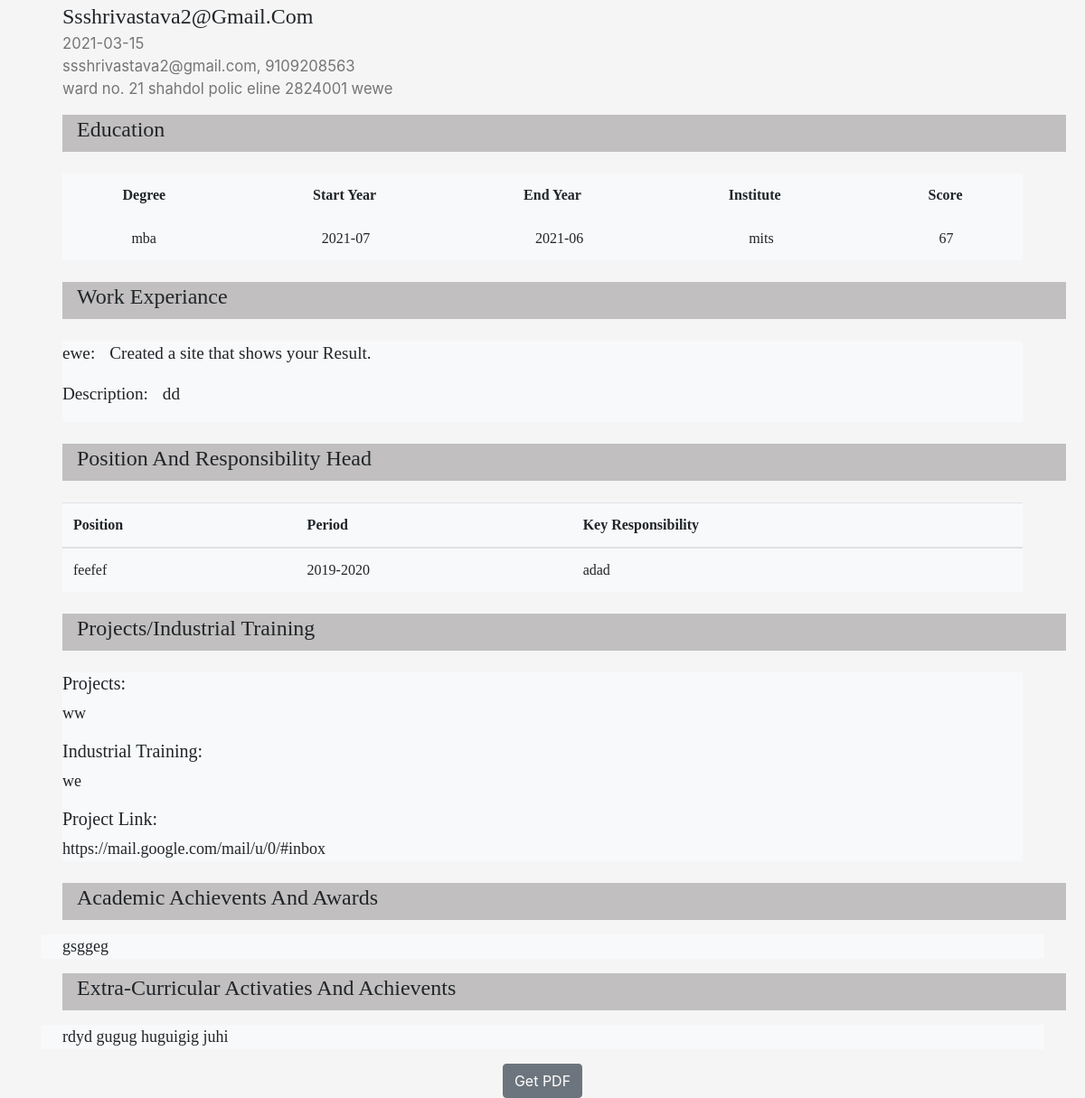
Page /site.html on the committed database.
### resume_maker/models.py (models this page shows)
class Person(models.Model):
    full_name = models.CharField(max_length=25)
    email = models.EmailField()
    phone = models.IntegerField()
    dateob = models.CharField(max_length=25)
    address = models.TextField()
    github = models.URLField(blank=True)
    linkedin = models.URLField(blank=True)

class EducatModel(models.Model):
    degree = models.CharField(max_length=25,null=True)
    start_yr = models.CharField(max_length=25)
    end_yr = models.CharField(max_length=25)
    institute = models.CharField(max_length=25)
    score=models.IntegerField()

class workModel(models.Model):
    profile = models.CharField(max_length=88)
    title = models.CharField(max_length=88)
    description = models.CharField(max_length=250)

class posModel(models.Model):
    first = models.CharField(default="Empty",blank=True,null=True, max_length=88)
    last = models.CharField(default="Empty",blank=True,null=True, max_length=88)
    handle = models.CharField(default="Empty",blank=True,null=True, max_length=250)

class proModel(models.Model):
    project=models.CharField(max_length=80)
    industrial=models.CharField(max_length=80)
    projlink=models.URLField(blank=True,null=True)

class acaModel(models.Model):
    academic = models.CharField(max_length=250)

class extraModel(models.Model):
    extra = models.CharField(max_length=250)

### resume_maker/views.py (the view)
# urls.py: path('site.html', views.render_page, name='res'),
def render_page(request):
    global e
    objepersonal = Person.objects.all()
    c = len(objepersonal)
    realper = Person.objects.get(id=c)
    objeedu = EducatModel.objects.all()
    e = len(objeedu)
    print('3###########', e)
    realedu = EducatModel.objects.get(id=e)
    objework = workModel.objects.all()
    w = len(objework)
    realwork = workModel.objects.get(id=w)
    objepos = posModel.objects.all()
    p = len(objepos)
    realpos = posModel.objects.get(id=p)
    objepro = proModel.objects.all()
    pr = len(objepro)
    realpro = proModel.objects.get(id=pr)
    objeaca = acaModel.objects.all()
    ac = len(objeaca)
    realaca = acaModel.objects.get(id=ac)
    objextra = extraModel.objects.all()
    ob = len(objextra)
    realextra = extraModel.objects.get(id=ob)
    context = {
        "name": realper.full_name,
        "email": realper.email,
        "phone": realper.phone,
        "address": realper.address,
        'dob': realper.dateob,
        'github': realper.github,
        'linked': realper.linkedin,
        "degree": realedu.degree,
        'syear': realedu.start_yr,
        'eyear': realedu.end_yr,
        'institute': realedu.institute,
        'score': realedu.score,
        'profile': realwork.profile,
        'title': realwork.title,
        'description': realwork.description,
        'first': realpos.first,
        'last': realpos.last,
        'handle': realpos.handle,
        'project': realpro.project,
        'industrial': realpro.industrial,
        'projlink': realpro.projlink,
        'academic': realaca.academic,
        'extra': realextra.extra,
    }
    return render(request, "resume_maker/site.html", context)

### resume_maker/templates/resume_maker/site.html (shortened to what this page needs)
{% load static %}
<!doctype html>
<html lang="en">
<head>
    <link rel="stylesheet" href="https://stackpath.bootstrapcdn.com/bootstrap/4.1.3/css/bootstrap.min.css"
>
    <link rel="stylesheet" href="{% static "resume_maker/style.css" %}">
</head>
<body style="min-width: 420px">
<div id="invoice" class="container ">
    <header>
        <blockquote class=" blockquote mx-4
    "><span class="namehead variabletext">{{ name }}</span>
            <footer class="footerr">
                {{ dob }}
            </footer>
            <footer class="footerr">
                {{ email }}, {{ phone }}
            </footer>
            <footer class="footerr">
                {{ address }}
            </footer>
        </blockquote>
    </header>
    <article>
        <div style="width: 100%" class="mt-3 mx-4 d-flex flex-wrap align-items-center edu resinputt">
            <h4 class="mx-3 family">Education</h4>
        </div>
        <section class="m-4 bg-light mx-4" style="min-width: 392px">
            <table  class=" table table-borderless d-flex flex-column flex-wrap"
                   style="max-width: -webkit-fill-available;min-width: 392px">
                <thead>
                <tr class=" row d-flex flex-wrap justify-content-around">
                    <th scope="col" class="family">Degree</th>
                    <th scope="col" class="family">Start Year</th>
                    <th scope="col" class="family">End Year</th>
                    <th scope="col" class="family">Institute</th>
                    <th scope="col" class="family">Score</th>
                </tr>
                </thead>
                <tbody>
                <tr class=" row d-flex flex-wrap justify-content-around">
                    <td class="family">{{ degree }}</td>
                    <td class="family">{{ syear }}</td>
                    <td class="family">{{ eyear }}</td>
                    <td class="family">{{ institute }}</td>
                    <td class="family">{{ score }}</td>
                </tr>
                </tbody>
            </table>
        </section>
        {% if not profile == None %}
            <div style="width: 100%" class="mt-3 mx-4 d-flex flex-wrap align-items-center edu resinputt">
                <h4 class="mx-3 family">Work Experiance</h4>
            </div>
            <section class="m-4 bg-light  "style="font-size: larger">
                <div class="d-flex">
                    <p class="family">{{ profile }}:</p>
                    <p class="family mx-3">{{ title }}</p>
                </div>
                <div class="d-flex">
                    <p class="family">Description:</p>
                    <p class="font-weight-normal mx-3 family">{{ description }}</p>
                </div>
            </section>
        {% endif %}
            <section>
                <div style="width: 100%" class="mt-3 mx-4 d-flex flex-wrap align-items-center edu resinputt">
                    <h4 class="mx-3 family">Position And Responsibility Head</h4>
                </div>
                <table class="table m-4 pr-4 bg-light" style="max-width: -webkit-fill-available;">
                    <thead>
                    <tr>
                        <th class="family" scope="col">Position</th>
                        <th class="family" scope="col">Period</th>
                        <th class="family" scope="col">Key Responsibility</th>
                    </tr>
                    </thead>
                    <tbody>
                    <tr>
                        <td class="family" scope="row">{{ first }}</td>
                        <td class="family"> {{ last }}</td>
                        <td class="family">{{ handle }}</td>
                    </tr>
                    </tbody>
                </table>
            </section>
        <section>
            <div style="width: 100%" class="mt-3 mx-4 d-flex flex-wrap align-items-center edu resinputt">
                <h4 class="mx-3  family">Projects/Industrial Training</h4>
            </div>
            <div class="m-4  bg-light">
            <div class=" w-75 d-flex flex-column flex-wrap ">
                <h5 class="family">Projects:</h5>
                <p class="text-justify first family" style="font-size: large">{{ project }}</p>
                <h5 class="family">Industrial Training:</h5>
                <p class="text-justify first family" style="font-size: large">{{ industrial }}</p>
                <h5 class="family">Project Link:</h5>
                <a href="{{ projlink }}" target="_blank" class="text-justify first family" style="color: currentColor;font-size: large">{{ projlink }}</a>
            </div></div>
        </section>
    {% if not academic == '' %}
        <section>
            <div style="width: 100%" class="mt-3 mx-4 d-flex flex-wrap align-items-center edu resinputt">
                <h4 class="mx-3 family">Academic Achievents And Awards</h4>
            </div>
            <div class="bg-light">
            <div class="mt-3 w-75 mx-4 ">
                <p class="text-justify first family" style="font-size: large">{{ academic }}</p>
            </div></div>
        </section>
    {% endif %}
        <section>
            <div style="width: 100%" class="mt-3 mx-4 d-flex flex-wrap align-items-center edu resinputt">
                <h4 class="mx-3 family">Extra-Curricular Activaties And Achievents</h4>
            </div>
            <div class="bg-light">
            <div class="mt-3 w-75 mx-4">
                <p class="text-justify first family" style="font-size: large">{{ extra }}</p>
            </div></div>
        </section>
    </article>
</div>
<div class = "container text-center">
    <button id="download" class = "btn btn-secondary" >Get PDF</button>
</div>
</body>
</html>

### resume_maker/static/resume_maker/style.css (style rules this page uses)
* { margin: 0; padding: 0; }
body { min-width: 100vw; background-color:whitesmoke; }
.family { font-family:-webkit-pictograph; }
.namehead { font-family: 'Lucida Sans', 'Lucida Sans Regular', 'Lucida Grande', 'Lucida Sans Unicode', Geneva, Verdana, sans-serif; font-size: x-large; }
.footerr { color: rgba(65, 61, 61,0.7); font-size: smaller; }
.edu { background-color: rgba(141, 138, 138,0.5); }
.resinputt { min-width:fit-content; }
.variabletext { font-family: "Cambria Math"; text-transform: capitalize; }
.first { text-transform: initial; }

### rows in the picture
Person: full_name "Ssshrivastava2@gmail.com", dateob "2021-03-15", email "ssshrivastava2@gmail.com", address "ward no. 21 shahdol polic eline 2824001 wewe"
EducatModel: degree "mba", start_yr "2021-07", end_yr "2021-06", institute "mits"
workModel: profile "ewe", title "Created a site that shows your Result.", description "dd"
posModel: first "feefef", last "2019-2020", handle "adad"
proModel: project "ww", industrial "we", projlink "https://mail.google.com/mail/u/0/#inbox"
acaModel: academic "gsggeg"
extraModel: extra "rdyd gugug huguigig juhi"

### other values in the picture
{{ phone }} "9109208563"
{{ score }} "67"
